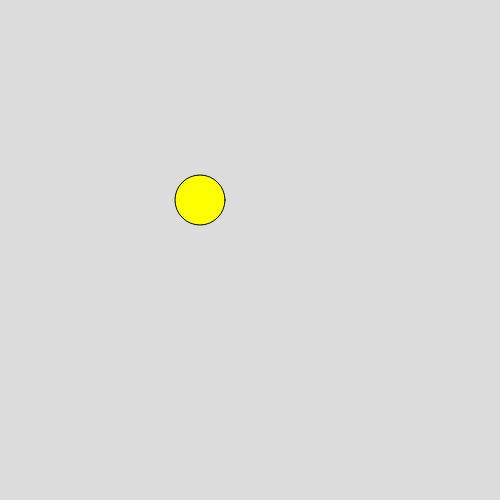
Frame 1 (no input)
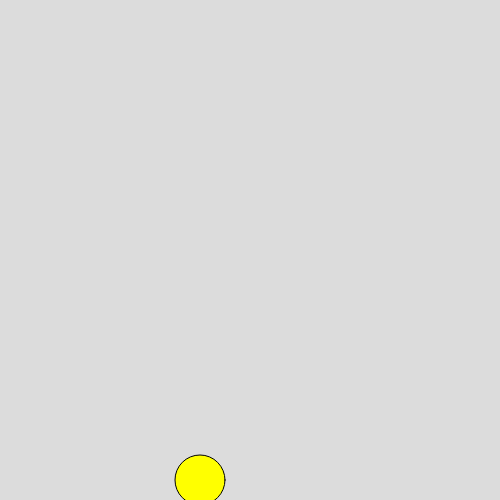
Frame 60 (no input)
Frame 120 (the mouse pressed at the canvas centre since frame 60): identical to frame 60, image omitted

The p5.js sketch that drew these frames (run headless with seeded random() and noise() and a simulated clock; from frame 60 on, the mouse is pressed at the canvas centre):

// p5.js sketch
// ── sketch.js
// Project Title
// Your Name
// Date
//
// Extra for Experts:
// - describe what you did to take this project "above and beyond"


let g = "down";
let x = 200;
let y = 200;
let d = 50;
let speed = 7;
let lastObstacle = 0;
let obstacleChangeTime = 1500;
let obsx;
let obsy;
let rectWidth = 50;
let rectHeight;
let obsSpeed = 3;

function setup() {
  createCanvas(500, 500);
  let x = width;
  let y = height;
  obsx = width - rectWidth
  obsy = 0
}

function draw() {
  background(220);
  gman();
  topObsMaker();
  topObsMover();
}

// Creates the G-Man and some code that changes his gravity
function gman() {
  fill("yellow");
  circle(x, y, d);
  if (g === "down" && y < height - d/2) {
    y += speed;
  }
  if (g === "up" && y > 0 + d/2) {
    y -= speed;
  }
}

// The Keys
function keyPressed() {
  if (key === 's' && y <= d) {
    g = "down";
  }
  if (key === 'w' && y >= height - d) {
    g = "up";
  }
}

// Creates the obstacle
function topObsMaker() {
  fill("darkgreen")
  rect(obsx, obsy, rectWidth, rectHeight)
}
// Moves the obstacle and creates a new one after passing
function topObsMover() {
  obsx -= obsSpeed
  if (obsx <= 0) {
    obsx = width - rectWidth
    rectHeight = random(50, 150)
  }
}
// Some code that makes the obstacle Push the G-Man to the edge
function obstaclePush() {
  if (x + d/2 === obsx && y <= rectHeight) {
      x -= obsSpeed
      }
}
